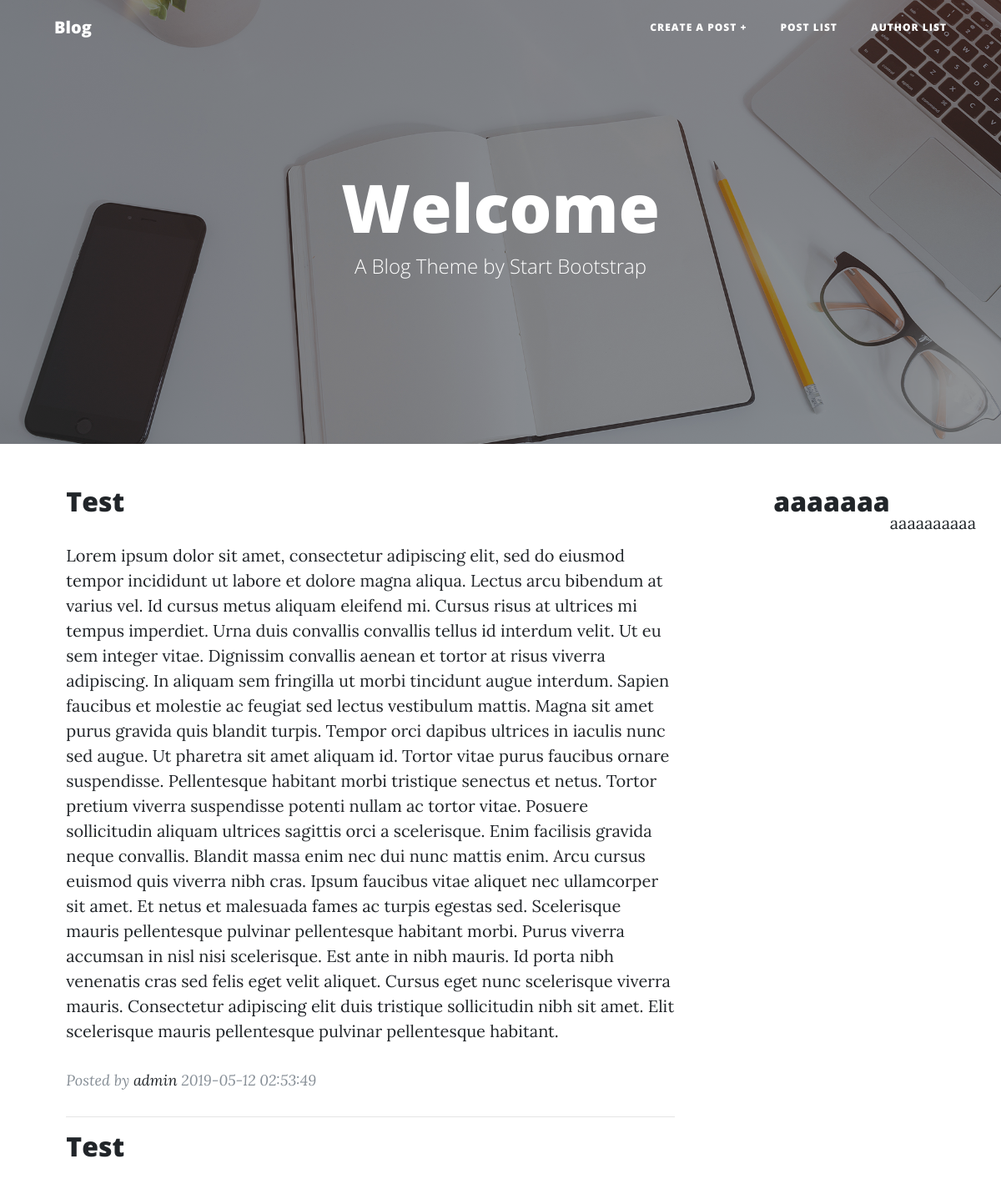
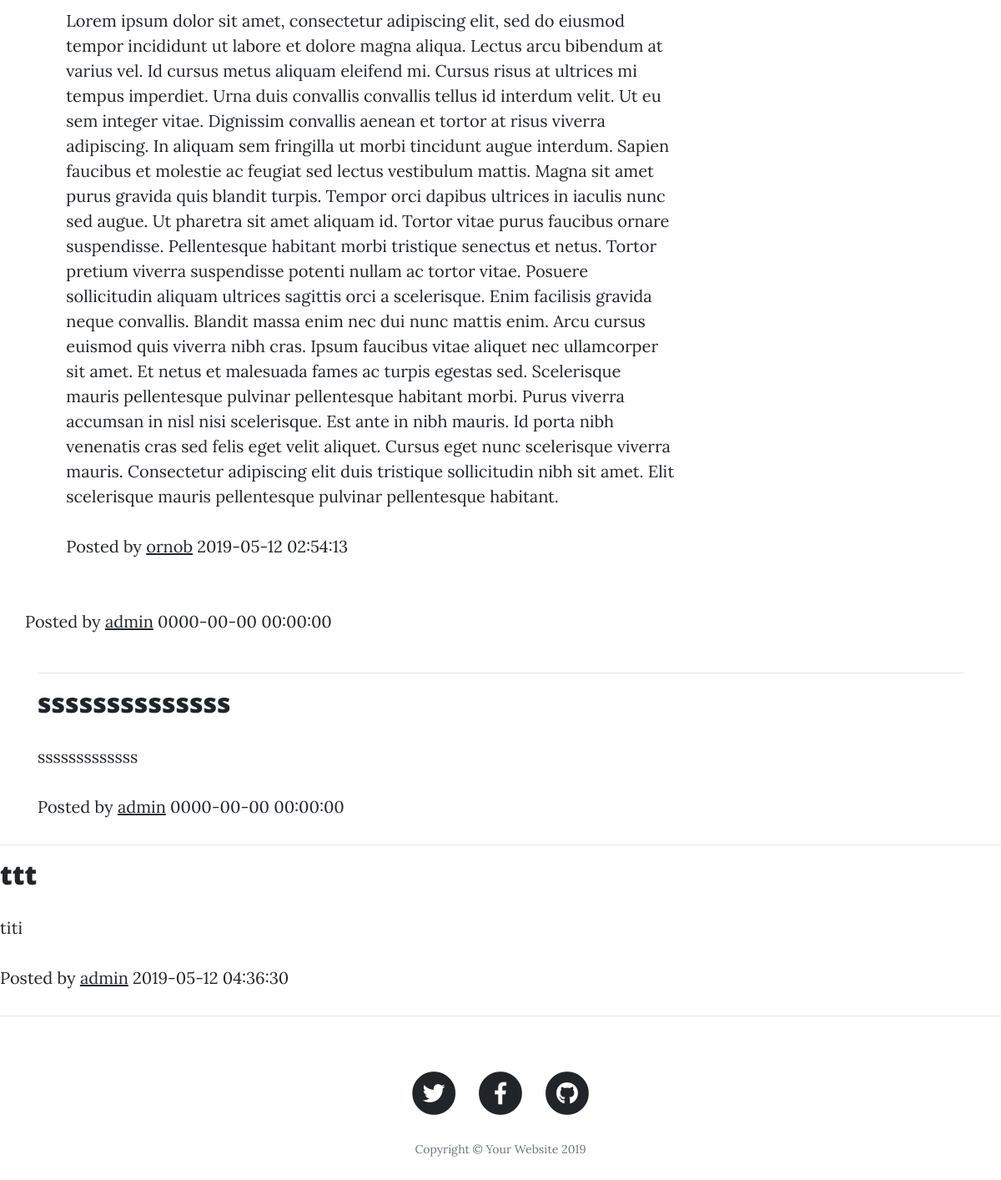
The page /php_1_project_blog/public/blog/index.php on the database its author committed (2 pictures, top to bottom).
### tables this page shows
CREATE TABLE `blog` (
  `username` varchar(150) NOT NULL,
  `title` varchar(150) NOT NULL,
  `des` text NOT NULL,
  `date` timestamp NOT NULL DEFAULT CURRENT_TIMESTAMP ON UPDATE CURRENT_TIMESTAMP
);

### php_1_project_blog/public/blog/index.php (the view, shortened to what this page needs)
<?php require 'header.php' ?>
  <div class="container">
    <div class="row">
      <div class="col-lg-8 col-md-10 mx-auto">
        <div class="post-preview">
        <?php
         $sql4 = "SELECT * FROM blog";
        $result4 = mysqli_query($conn, $sql4);
    if (mysqli_num_rows($result4) > 0) {
    while($row = mysqli_fetch_assoc($result4)) {
        ?>
            <h2 class="post-title">
              <?php echo $row['title'] ?>
            </h2>
            <p class="post-subtitle">
             <?php echo $row['des'] ?>
            </p>
          <p class="post-meta">Posted by
            <a href="#"><?php echo $row['username'] ?></a>
            <?php echo $row['date'] ?></p>
        </div>
        <hr>
          <?php
    }
    }
        ?>
<?php require 'footer.php' ?>

### php_1_project_blog/public/blog/header.php (shortened to what this page needs)
<!DOCTYPE html>
<html lang="en">
<head>
  <link href="vendor/bootstrap/css/bootstrap.min.css" rel="stylesheet">
  <link href="vendor/fontawesome-free/css/all.min.css" rel="stylesheet" type="text/css">
  <link href="css/clean-blog.min.css" rel="stylesheet">
</head>
    <body>
  <nav class="navbar navbar-expand-lg navbar-light fixed-top" id="mainNav">
    <div class="container">
      <a class="navbar-brand" href="index.html">Blog</a>
      <div class="collapse navbar-collapse" id="navbarResponsive">
        <ul class="navbar-nav ml-auto">
          <li class="nav-item">
            <a class="nav-link" href="post.php">Create A Post +</a>
          </li>
          <li class="nav-item">
            <a class="nav-link" href="postlist.php">Post List</a>
          </li>
          <li class="nav-item">
            <a class="nav-link" href="authorlist.html">Author List</a>
          </li>
        </ul>
      </div>
    </div>
  </nav>
  <header class="masthead" style="background-image: url('img/home-bg.jpg')">
    <div class="overlay"></div>
    <div class="container">
      <div class="row">
        <div class="col-lg-8 col-md-10 mx-auto">
          <div class="site-heading">
            <h1>Welcome <?php echo $_SESSION['username'] ?></h1>
            <span class="subheading">A Blog Theme by Start Bootstrap</span>
          </div>
        </div>
      </div>
    </div>
  </header>

### php_1_project_blog/public/blog/footer.php (shortened to what this page needs)
<footer>
    <div class="container">
      <div class="row">
        <div class="col-lg-8 col-md-10 mx-auto">
          <ul class="list-inline text-center">
            <li class="list-inline-item">
              <a href="#">
                <span class="fa-stack fa-lg">
                  <i class="fas fa-circle fa-stack-2x"></i>
                  <i class="fab fa-twitter fa-stack-1x fa-inverse"></i>
                </span>
              </a>
            </li>
            <li class="list-inline-item">
              <a href="#">
                <span class="fa-stack fa-lg">
                  <i class="fas fa-circle fa-stack-2x"></i>
                  <i class="fab fa-facebook-f fa-stack-1x fa-inverse"></i>
                </span>
              </a>
            </li>
            <li class="list-inline-item">
              <a href="#">
                <span class="fa-stack fa-lg">
                  <i class="fas fa-circle fa-stack-2x"></i>
                  <i class="fab fa-github fa-stack-1x fa-inverse"></i>
                </span>
              </a>
            </li>
          </ul>
          <p class="copyright text-muted">Copyright &copy; Your Website 2019</p>
        </div>
      </div>
    </div>
  </footer>
</body>
</html>

### rows shown on the page
blog: title "Test", des "Lorem ipsum dolor sit amet, consectetur adipiscing elit, sed do eiusmod tempor incididunt ut labore et dolore magna aliqua. Lectus arcu bibendum at varius vel. Id cursus metus aliquam eleifend mi. Cursus risus at ultrices mi tempus imperdiet. Urna duis convallis convallis tellus id interdum velit. Ut eu sem integer vitae. Dignissim convallis aenean et tortor at risus viverra adipiscing. In aliquam sem fringilla ut morbi tincidunt augue interdum. Sapien faucibus et molestie ac feugiat sed lectus vestibulum mattis. Magna sit amet purus gravida quis blandit turpis. Tempor orci dapibus ultrices in iaculis nunc sed augue. Ut pharetra sit amet aliquam id. Tortor vitae purus faucibus ornare…", username "admin", date "2019-05-12 02:53:49"
blog: title "Test", des "Lorem ipsum dolor sit amet, consectetur adipiscing elit, sed do eiusmod tempor incididunt ut labore et dolore magna aliqua. Lectus arcu bibendum at varius vel. Id cursus metus aliquam eleifend mi. Cursus risus at ultrices mi tempus imperdiet. Urna duis convallis convallis tellus id interdum velit. Ut eu sem integer vitae. Dignissim convallis aenean et tortor at risus viverra adipiscing. In aliquam sem fringilla ut morbi tincidunt augue interdum. Sapien faucibus et molestie ac feugiat sed lectus vestibulum mattis. Magna sit amet purus gravida quis blandit turpis. Tempor orci dapibus ultrices in iaculis nunc sed augue. Ut pharetra sit amet aliquam id. Tortor vitae purus faucibus ornare…", username "ornob", date "2019-05-12 02:54:13"
blog: title "aaaaaaa", des "aaaaaaaaaa", username "admin", date "0000-00-00 00:00:00"
blog: title "ssssssssssssss", des "sssssssssssss", username "admin", date "0000-00-00 00:00:00"
blog: title "ttt", des "titi", username "admin", date "2019-05-12 04:36:30"
